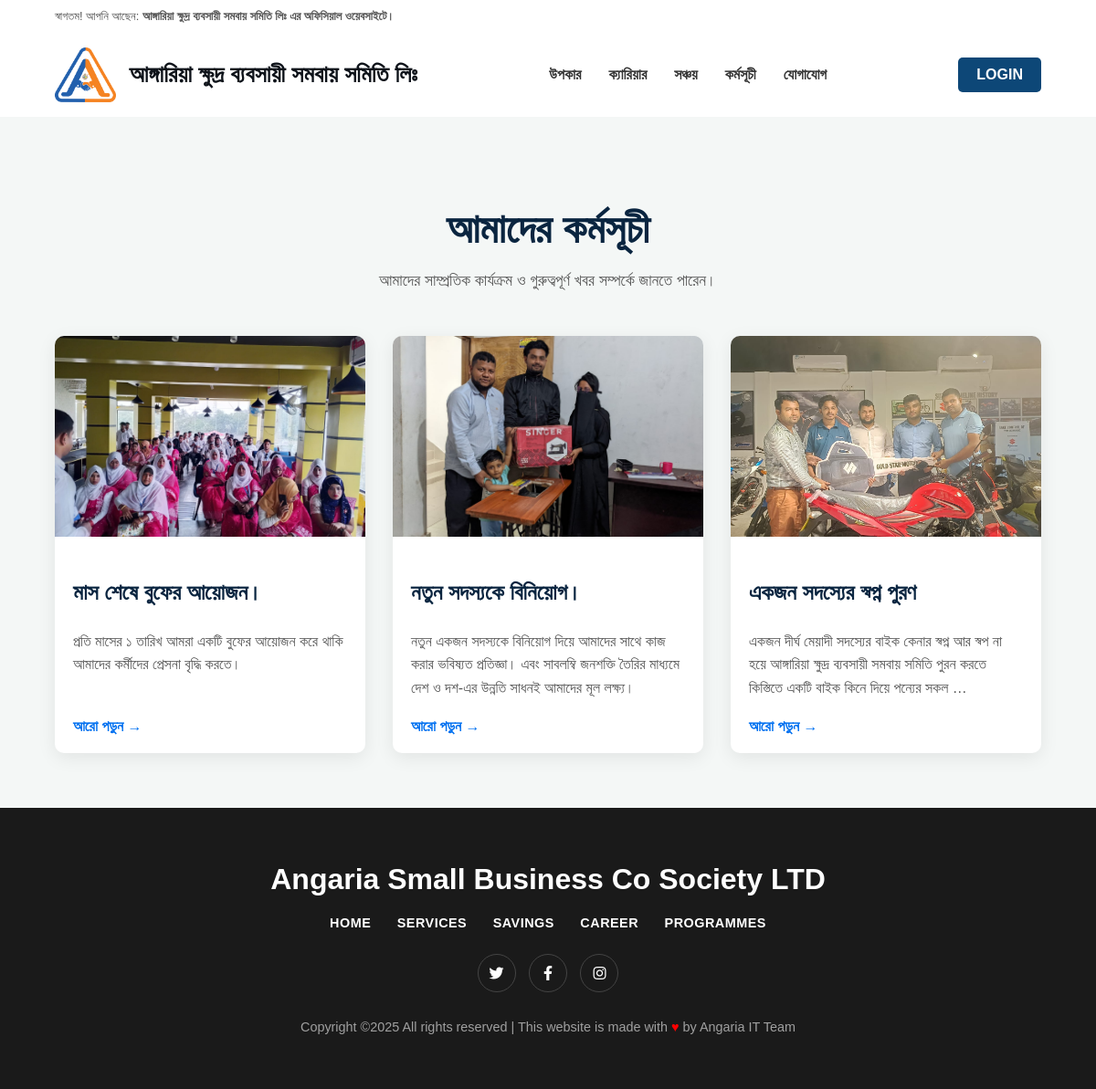
The app's page /programmes/ with its own data.
### news/models.py (models this page shows, shortened)
class BlogPost(models.Model):
    author = models.ForeignKey(User, on_delete=models.CASCADE)
    title = models.CharField(max_length=200)
    content = models.TextField()
    featured_image = models.ImageField(upload_to='post_images/', blank=True, null=True)
    created_at = models.DateTimeField(auto_now_add=True)
    is_published = models.BooleanField(default=False) # পোস্ট ড্রাফট করার জন্য

### news/views.py (the view)
# urls.py: path('', views.post_list_view, name='post_list'),
def post_list_view(request):
    posts = BlogPost.objects.all() # ডেটাবেস থেকে সব পোস্ট আনা হলো
    context = {
        'posts': posts
    }
    return render(request, 'news/post_list.html', context)

### templates/news/post_list.html (shortened to what this page needs)
{% extends "base.html" %}
{% load static %}
{% block content %}
<section class="news-section">
    <div class="news-container">
        <h1>আমাদের কর্মসূচী</h1>
        <p class="subtitle">আমাদের সাম্প্রতিক কার্যক্রম ও গুরুত্বপূর্ণ খবর সম্পর্কে জানতে পারেন।</p>
        <div class="news-grid">
            {% for post in posts %}
                <div class="news-card">
        <a href="{% url 'post_detail' post.pk %}">
            {% if post.featured_image %}
                <img src="{{ post.featured_image.url }}" alt="{{ post.title }}">
            {% else %}
                <img src="{% static 'images/default_news.png' %}" alt="Default News Image">
            {% endif %}
            <div class="news-card-content">
                <h3>{{ post.title }}</h3>
                <p class="short-description">{{ post.content|truncatewords:25 }}</p>
                <span class="read-more-link">আরো পড়ুন &rarr;</span>
            </div>
        </a>
    </div>
{% empty %}
    <p style="text-align: center; grid-column: 1 / -1;">আপাতত কোনো কর্মসূচী পোস্ট করা হয়নি।</p>
            {% endfor %}
        </div>
    </div>
</section>
{% endblock content %}

### static/css/base.css (style rules this page uses)
html { height: 100%; }
body { font-family: Arial, sans-serif; margin: 0; padding: 0; background-color: #ffffff; display: flex; flex-direction: column; min-height: 100vh; }
a { text-decoration: none; color: #10151a; }

### templates/news/post_list.html (style rules this page uses)
.news-section { padding: 60px 0; background-color: #f4f7f6; }
.news-container { width: 90%; max-width: 1300px; margin: 0 auto; text-align: center; }
.news-container h1 { font-size: 2.8rem; color: #0a2540; margin-bottom: 20px; }
.news-container p.subtitle { font-size: 1.1rem; color: #555; margin-bottom: 50px; }
.news-grid { display: grid; grid-template-columns: repeat(auto-fit, minmax(300px, 1fr)); gap: 30px; justify-content: center; }
.news-card { background-color: white; border-radius: 10px; box-shadow: 0 5px 20px rgba(0, 0, 0, 0.08); overflow: hidden; text-align: left; display: flex; flex-direction: column; transition: transform 0.3s ease, box-shadow 0.3s ease; }
.news-card a { text-decoration: none; color: inherit; display: flex; flex-direction: column; height: 100%; }
.news-card img { width: 100%; height: 220px; object-fit: cover; display: block; }
.news-card-content { padding: 20px; flex-grow: 1; display: flex; flex-direction: column; }
.news-card-content h3 { font-size: 1.5rem; color: #0a2540; margin: 0 0 10px 0; line-height: 1.3; }
.news-card-content p.short-description { color: #555; font-size: 1rem; line-height: 1.6; margin-bottom: 20px; flex-grow: 1; }
.read-more-link { color: #0070f0; font-weight: bold; text-decoration: none; transition: color 0.3s ease; }

### records on screen
BlogPost: featured_image (picture), title "মাস শেষে বুফের আয়োজন।", content "প্রতি মাসের ১ তারিখ আমরা একটি বুফের আয়োজন করে থাকি আমাদের কর্মীদের প্রেসনা বৃদ্ধি করতে।"
BlogPost: featured_image (picture), title "নতুন সদস্যকে বিনিয়োগ।", content "নতুন একজন সদস্যকে বিনিয়োগ দিয়ে আমাদের সাথে কাজ করার ভবিষ্যত প্রতিজ্ঞা। এবং সাবলম্বি জনশক্তি তৈরির মাধ্যমে দেশ ও দশ-এর উন্নতি সাধনই আমাদের মূল লক্ষ্য।"
BlogPost: featured_image (picture), title "একজন সদস্যের স্বপ্ন পুরণ", content "একজন দীর্ঘ মেয়াদী সদস্যের বাইক কেনার স্বপ্ন আর স্বপ না হয়ে আঙ্গারিয়া ক্ষুদ্র ব্যবসায়ী সমবায় সমিতি পুরন করতে কিস্তিতে একটি বাইক কিনে দিয়ে পন্যের সকল …"
